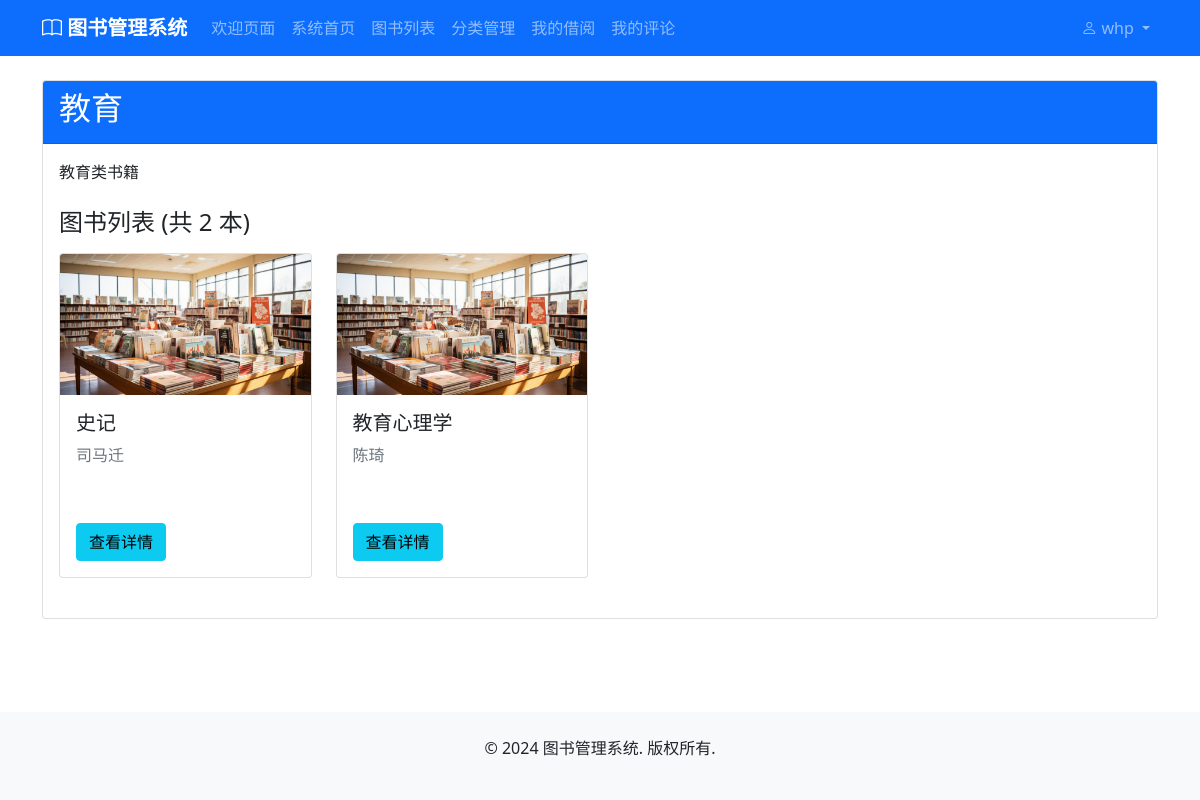
The app's page /categories/6/ (signed in) with its own data.
### accounts/models.py (models this page shows, shortened)
class CustomUser(AbstractUser):
    ROLE_CHOICES = [
        ('admin', '管理员'),
        ('user', '普通用户'),
    ]
    role = models.CharField(max_length=10, choices=ROLE_CHOICES, default='user', verbose_name='角色')
    phone = models.CharField(max_length=20, blank=True, null=True, verbose_name='电话')
    address = models.TextField(blank=True, null=True, verbose_name='地址')
    birth_date = models.DateField(blank=True, null=True, verbose_name='出生日期')
    created_at = models.DateTimeField(auto_now_add=True, verbose_name='创建时间')
    updated_at = models.DateTimeField(auto_now=True, verbose_name='更新时间')
    class Meta:
        verbose_name = '用户'
        verbose_name_plural = '用户'
    @property
    def is_admin(self):
        return self.role == 'admin'

### categories/models.py (models this page shows, shortened)
class Category(models.Model):
    name = models.CharField(max_length=100, unique=True, verbose_name='分类名称')
    description = models.TextField(blank=True, null=True, verbose_name='描述')
    created_at = models.DateTimeField(auto_now_add=True, verbose_name='创建时间')
    updated_at = models.DateTimeField(auto_now=True, verbose_name='更新时间')
    class Meta:
        verbose_name = '图书分类'
        verbose_name_plural = '图书分类'

### books/models.py (models this page shows, shortened)
class Book(models.Model):
    STATUS_CHOICES = [
        ('available', '可借阅'),
        ('borrowed', '已借出'),
        ('maintenance', '维护中'),
        ('lost', '丢失'),
    ]
    title = models.CharField(max_length=200, verbose_name='书名')
    author = models.CharField(max_length=100, verbose_name='作者')
    isbn = models.CharField(max_length=20, unique=True, verbose_name='ISBN')
    publisher = models.CharField(max_length=100, blank=True, null=True, verbose_name='出版社')
    publication_date = models.DateField(blank=True, null=True, verbose_name='出版日期')
    category = models.ForeignKey(Category, on_delete=models.PROTECT, null=True, blank=True, verbose_name='分类')
    description = models.TextField(blank=True, null=True, verbose_name='描述')
    cover_image = models.ImageField(upload_to='book_covers/', blank=True, null=True, verbose_name='封面图片')
    total_copies = models.PositiveIntegerField(default=1, verbose_name='总册数')
    available_copies = models.PositiveIntegerField(default=1, verbose_name='可借册数')
    location = models.CharField(max_length=50, blank=True, null=True, verbose_name='书架位置')
    status = models.CharField(max_length=20, choices=STATUS_CHOICES, default='available', verbose_name='状态')
    created_at = models.DateTimeField(auto_now_add=True, verbose_name='创建时间')
    updated_at = models.DateTimeField(auto_now=True, verbose_name='更新时间')
    class Meta:
        verbose_name = '图书'
        verbose_name_plural = '图书'

### categories/views.py (the view)
# urls.py: path('<int:category_id>/', views.category_detail, name='category_detail'),
@login_required
def category_detail(request, category_id):
    category = get_object_or_404(Category, id=category_id)
    books = category.book_set.all().order_by('title')
    return render(request, 'categories/category_detail.html', {
        'category': category,
        'books': books
    })

### templates/categories/category_detail.html (shortened to what this page needs)
{% extends 'base.html' %}
{% block content %}
<div class="container my-4">
    <div class="card">
        <div class="card-header bg-primary text-white">
            <div class="d-flex justify-content-between align-items-center">
                <h2>{{ category.name }}</h2>
            </div>
        </div>
        <div class="card-body">
            {% if category.description %}
            <p class="card-text mb-4">{{ category.description }}</p>
            {% endif %}
            <h4 class="mb-3">图书列表 (共 {{ books.count }} 本)</h4>
            {% if books %}
            <div class="row">
                {% for book in books %}
                <div class="col-md-3 mb-4">
                    <div class="card">
                        {% if book.cover_image %}
                        <img src="{{ book.cover_image.url }}" class="card-img-top" alt="{{ book.title }}">
                        {% else %}
                        <div class="card-img-top bg-light text-center py-4">
                            <i class="fas fa-book-open fa-3x text-muted"></i>
                        </div>
                        {% endif %}
                        <div class="card-body">
                            <h5 class="card-title">{{ book.title }}</h5>
                            <p class="card-text text-muted">{{ book.author }}</p>
                            <p class="card-text">
                                {% if book.available_copies > 0 %}
                                <span class="badge badge-success">可借阅</span>
                                {% else %}
                                <span class="badge badge-danger">已借出</span>
                                {% endif %}
                            </p>
                            <a href="{% url 'books:book_detail' book.id %}" class="btn btn-info btn-block">查看详情</a>
                        </div>
                    </div>
                </div>
                {% endfor %}
            </div>
            {% else %}
            <div class="alert alert-info" role="alert">
                此分类下暂无图书
            </div>
            {% endif %}
        </div>
    </div>
</div>
{% endblock %}

### templates/base.html (shortened to what this page needs)
<!DOCTYPE html>
<html lang="zh-hans">
<head>
    <link href="https://cdn.jsdelivr.net/npm/bootstrap@5.1.3/dist/css/bootstrap.min.css"
          rel="stylesheet"
>
    <link href="https://cdn.jsdelivr.net/npm/bootstrap-icons@1.7.2/font/bootstrap-icons.min.css" rel="stylesheet">
    {% load static %}
    <link rel="stylesheet" href="{% static 'css/style.css' %}?v=1.0">
</head>
<body class="d-flex flex-column min-vh-100">
    <nav class="navbar navbar-expand-lg navbar-dark bg-primary">
        <div class="container">
            <a class="navbar-brand" href="{% url 'welcome' %}">
                <i class="bi bi-book"></i> 图书管理系统
            </a>
            <div class="collapse navbar-collapse" id="navbarNav">
                <ul class="navbar-nav">
                    <li class="nav-item active">
                        <a class="nav-link" href="{% url 'welcome' %}">欢迎页面</a>
                    </li>
                    {% if user.is_authenticated %}
                    <li class="nav-item">
                        <a class="nav-link" href="{% url 'home' %}">系统首页</a>
                    </li>
                    {% endif %}
                    <li class="nav-item">
                        <a class="nav-link" href="{% url 'books:book_list' %}">图书列表</a>
                    </li>
                    <li class="nav-item">
                        <a class="nav-link" href="{% url 'categories:category_list' %}">分类管理</a>
                    </li>
                    {% if user.is_authenticated %}
                    <li class="nav-item">
                        <a class="nav-link" href="{% url 'borrowing:my_records' %}">我的借阅</a>
                    </li>
                    <li class="nav-item">
                        <a class="nav-link" href="{% url 'reviews:my_reviews' %}">我的评论</a>
                    </li>
                    {% endif %}
                </ul>
                <ul class="navbar-nav ms-auto">
                    {% if user.is_authenticated %}
                    <li class="nav-item dropdown">
                        <a class="nav-link dropdown-toggle" href="#" id="userDropdown" role="button" data-bs-toggle="dropdown" aria-expanded="false">
                            <i class="bi bi-person"></i> {{ user.username }}
                        </a>
                    </li>
                    {% endif %}
                </ul>
            </div>
        </div>
    </nav>
    <main class="flex-grow-1">
        {% block content %}
        {% endblock %}
    </main>
    <footer class="bg-light mt-5 py-4">
        <div class="container text-center">
            <p>&copy; 2024 图书管理系统. 版权所有.</p>
        </div>
    </footer>
</body>
</html>

### static/css/style.css (style rules this page uses)
.navbar-brand { font-weight: bold; }

### records on screen
CustomUser: username "whp"
Category: name "教育", description "教育类书籍"
Book: title "史记", author "司马迁"
Book: title "教育心理学", author "陈琦"

### other values on screen
{{ books.count }} "2"
